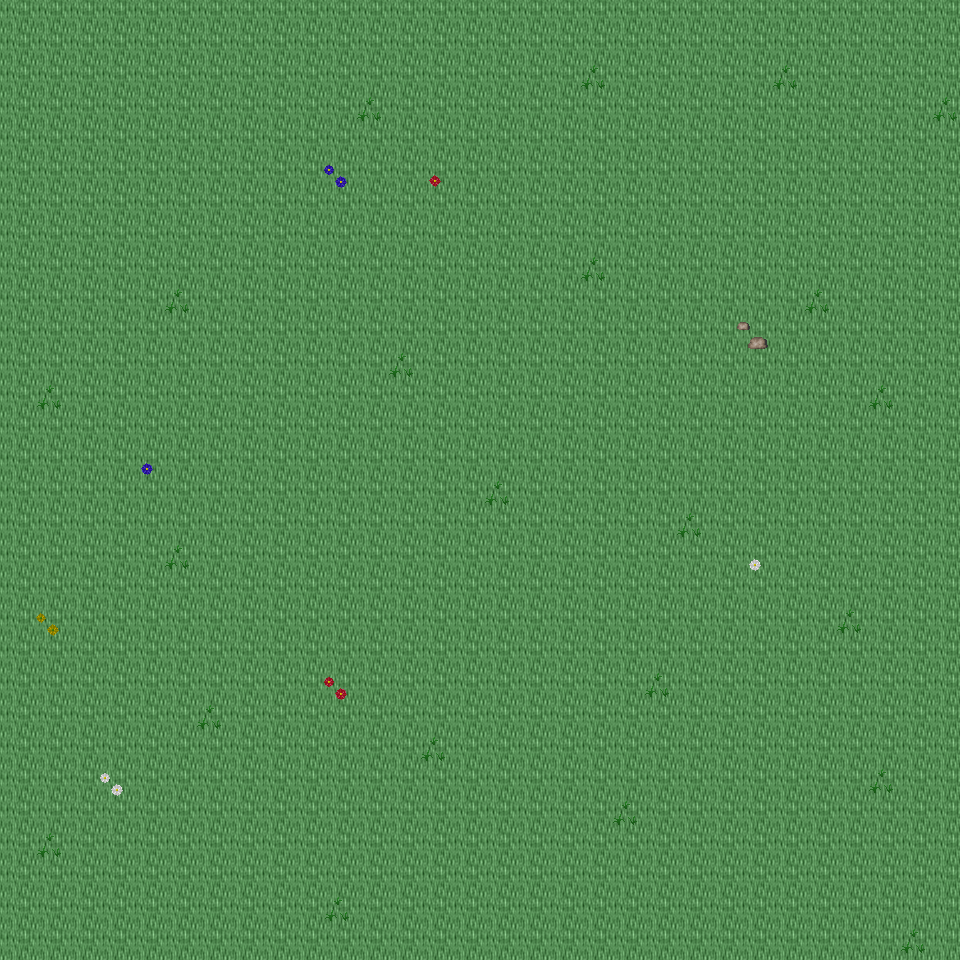

This game map was drawn from its Tiled (.tmx) file and the tilesets committed beside it. A one-line description and the trimmed map source follow:
An orthogonal 30x30 tile map with 32x32 px tiles, 6 tile layers (Ground, Object, Object2, Above, ...), 48 tilesets and 4 objects (4x mapExit).

<map version="1.0" orientation="orthogonal" renderorder="right-down" width="30" height="30" tilewidth="32" tileheight="32" nextobjectid="5">
  <tileset firstgid="1" name="tileset_ground_ground" tilewidth="32" tileheight="32" tilecount="33" columns="3">
    <image source="../drawable/tileset_ground_ground.png" width="96" height="352" />
  </tileset>
  <tileset firstgid="34" name="tileset_building_castle" tilewidth="32" tileheight="32" tilecount="320" columns="20">
    <image source="../drawable/tileset_building_castle.png" width="640" height="512" />
  </tileset>
  <tileset firstgid="354" name="tileset_furniture_carpet_carpets_2" tilewidth="32" tileheight="32" tilecount="12" columns="4">
    <image source="../drawable/tileset_furniture_carpet_carpets_2.png" width="128" height="160" />
  </tileset>
  <tileset firstgid="366" name="tileset_ground_indoor_tiles" tilewidth="32" tileheight="32" tilecount="8" columns="2">
    <image source="../drawable/tileset_ground_indoor_tiles.png" width="64" height="128" />
  </tileset>
  <tileset firstgid="374" name="tileset_ground_water_pool" tilewidth="32" tileheight="32" tilecount="72" columns="3">
    <image source="../drawable/tileset_ground_water_pool.png" width="96" height="768" />
  </tileset>
  <tileset firstgid="446" name="tileset_ground_brown_paving" tilewidth="32" tileheight="32" tilecount="2" columns="2">
    <image source="../drawable/tileset_ground_brown_paving.png" width="64" height="32" />
  </tileset>
  <tileset firstgid="448" name="tileset_ground_spikes" tilewidth="32" tileheight="32" tilecount="1" columns="1">
    <image source="../drawable/tileset_ground_spikes.png" width="32" height="32" />
  </tileset>
  <tileset firstgid="449" name="tileset_ground_ridge_earth_dark" tilewidth="32" tileheight="32" tilecount="96" columns="12">
    <image source="../drawable/tileset_ground_ridge_earth_dark.png" width="384" height="256" />
  </tileset>
  <tileset firstgid="545" name="tileset_plant_grasses" tilewidth="32" tileheight="32" tilecount="6" columns="3">
    <image source="../drawable/tileset_plant_grasses.png" width="96" height="64" />
  </tileset>
  <tileset firstgid="551" name="tileset_ground_water_pool_corners" tilewidth="32" tileheight="32" tilecount="72" columns="3">
    <image source="../drawable/tileset_ground_water_pool_corners.png" width="96" height="768" />
  </tileset>
  <tileset firstgid="623" name="tileset_building_fence_fence_chunky" tilewidth="32" tileheight="32" tilecount="21" columns="3">
    <image source="../drawable/tileset_building_fence_fence_chunky.png" width="96" height="224" />
  </tileset>
  <tileset firstgid="644" name="tileset_ground_earth_edges" tilewidth="32" tileheight="32" tilecount="18" columns="6">
    <image source="../drawable/tileset_ground_earth_edges.png" width="192" height="96" />
  </tileset>
  <tileset firstgid="662" name="tileset_ground_rock_pebbles" tilewidth="32" tileheight="32" tilecount="3" columns="1">
    <image source="../drawable/tileset_ground_rock_pebbles.png" width="32" height="96" />
  </tileset>
  <tileset firstgid="665" name="tileset_ground_square_patch" tilewidth="32" tileheight="32" tilecount="9" columns="3">
    <image source="../drawable/tileset_ground_square_patch.png" width="96" height="96" />
  </tileset>
  <tileset firstgid="674" name="tileset_plant_leaves" tilewidth="32" tileheight="32" tilecount="8" columns="4">
    <image source="../drawable/tileset_plant_leaves.png" width="128" height="64" />
  </tileset>
  <tileset firstgid="682" name="tileset_item_corpse_skull_dark" tilewidth="32" tileheight="32" tilecount="2" columns="2">
    <image source="../drawable/tileset_item_corpse_skull_dark.png" width="64" height="32" />
  </tileset>
  <tileset firstgid="684" name="tileset_item_corpse_skeleton" tilewidth="32" tileheight="32" tilecount="4" columns="2">
    <image source="../drawable/tileset_item_corpse_skeleton.png" width="64" height="64" />
  </tileset>
  <tileset firstgid="688" name="tileset_furniture_table_grey_fancy" tilewidth="32" tileheight="32" tilecount="9" columns="3">
    <image source="../drawable/tileset_furniture_table_grey_fancy.png" width="96" height="96" />
  </tileset>
  <tileset firstgid="697" name="tileset_furniture_table_grey_long" tilewidth="32" tileheight="32" tilecount="4" columns="2">
    <image source="../drawable/tileset_furniture_table_grey_long.png" width="64" height="64" />
  </tileset>
  <tileset firstgid="701" name="tileset_furniture_table_grey_plain" tilewidth="32" tileheight="32" tilecount="9" columns="3">
    <image source="../drawable/tileset_furniture_table_grey_plain.png" width="96" height="96" />
  </tileset>
  <tileset firstgid="710" name="tileset_item_gothic_slab" tilewidth="32" tileheight="32" tilecount="1" columns="1">
    <image source="../drawable/tileset_item_gothic_slab.png" width="32" height="32" />
  </tileset>
  <tileset firstgid="711" name="tileset_logic_creature_gnome" tilewidth="32" tileheight="32" tilecount="6" columns="6">
    <image source="../drawable/tileset_logic_creature_gnome.png" width="192" height="32" />
  </tileset>
  <tileset firstgid="717" name="tileset_logic_creature_animal" tilewidth="32" tileheight="32" tilecount="32" columns="8">
    <image source="../drawable/tileset_logic_creature_animal.png" width="256" height="128" />
  </tileset>
  <tileset firstgid="749" name="tileset_logic_collision" tilewidth="32" tileheight="32" tilecount="1" columns="1">
    <image source="../drawable/tileset_logic_collision.png" width="32" height="32" />
  </tileset>
  <tileset firstgid="750" name="tileset_ground_water_pool_deep" tilewidth="32" tileheight="32" tilecount="72" columns="3">
    <image source="../drawable/tileset_ground_water_pool_deep.png" width="96" height="768" />
  </tileset>
  <tileset firstgid="822" name="tileset_object_suspension_bridge" tilewidth="32" tileheight="32" tilecount="24" columns="3">
    <image source="../drawable/tileset_object_suspension_bridge.png" width="96" height="256" />
  </tileset>
  <tileset firstgid="846" name="tileset_plant_flower_daisy_blue" tilewidth="32" tileheight="32" tilecount="8" columns="2">
    <image source="../drawable/tileset_plant_flower_daisy_blue.png" width="64" height="128" />
  </tileset>
  <tileset firstgid="854" name="tileset_plant_flower_daisy_red" tilewidth="32" tileheight="32" tilecount="8" columns="2">
    <image source="../drawable/tileset_plant_flower_daisy_red.png" width="64" height="128" />
  </tileset>
  <tileset firstgid="862" name="tileset_plant_flower_daisy_white" tilewidth="32" tileheight="32" tilecount="8" columns="2">
    <image source="../drawable/tileset_plant_flower_daisy_white.png" width="64" height="128" />
  </tileset>
  <tileset firstgid="870" name="tileset_plant_flower_daisy_yellow" tilewidth="32" tileheight="32" tilecount="8" columns="2">
    <image source="../drawable/tileset_plant_flower_daisy_yellow.png" width="64" height="128" />
  </tileset>
  <tileset firstgid="878" name="tileset_plant_tree_tree_green" tilewidth="32" tileheight="32" tilecount="80" columns="8">
    <image source="../drawable/tileset_plant_tree_tree_green.png" width="256" height="352" />
  </tileset>
  <tileset firstgid="958" name="tileset_item_banners_flag" tilewidth="32" tileheight="32" tilecount="12" columns="3">
    <image source="../drawable/tileset_item_banners_flag.png" width="96" height="128" />
  </tileset>
  <tileset firstgid="970" name="tileset_item_flagpole" tilewidth="32" tileheight="32" tilecount="3" columns="1">
    <image source="../drawable/tileset_item_flagpole.png" width="32" height="96" />
  </tileset>
  <tileset firstgid="973" name="tileset_furniture_chair_bench_white" tilewidth="32" tileheight="32" tilecount="8" columns="2">
    <image source="../drawable/tileset_furniture_chair_bench_white.png" width="64" height="128" />
  </tileset>
  <tileset firstgid="981" name="tileset_item_statue_flowered_arch" tilewidth="32" tileheight="32" tilecount="24" columns="6">
    <image source="../drawable/tileset_item_statue_flowered_arch.png" width="192" height="128" />
  </tileset>
  <tileset firstgid="1005" name="tileset_building_decoration_block" tilewidth="32" tileheight="32" tilecount="2" columns="2">
    <image source="../drawable/tileset_building_decoration_block.png" width="64" height="32" />
  </tileset>
  <tileset firstgid="1007" name="tileset_building_decoration_orbpedestal" tilewidth="32" tileheight="32" tilecount="2" columns="1">
    <image source="../drawable/tileset_building_decoration_orbpedestal.png" width="32" height="64" />
  </tileset>
  <tileset firstgid="1009" name="tileset_item_statue_urn_with_flowers" tilewidth="32" tileheight="32" tilecount="2" columns="1">
    <image source="../drawable/tileset_item_statue_urn_with_flowers.png" width="32" height="64" />
  </tileset>
  <tileset firstgid="1011" name="tileset_building_decoration_pool" tilewidth="32" tileheight="32" tilecount="9" columns="3">
    <image source="../drawable/tileset_building_decoration_pool.png" width="96" height="96" />
  </tileset>
  <tileset firstgid="1020" name="tileset_item_statue_romanic_art1" tilewidth="32" tileheight="32" tilecount="4" columns="2">
    <image source="../drawable/tileset_item_statue_romanic_art1.png" width="64" height="64" />
  </tileset>
  <tileset firstgid="1024" name="tileset_building_wall_int_clay" tilewidth="32" tileheight="32" tilecount="100" columns="10">
    <image source="../drawable/tileset_building_wall_int_clay.png" width="320" height="320" />
  </tileset>
  <tileset firstgid="1124" name="tileset_ground_green_paving" tilewidth="32" tileheight="32" tilecount="18" columns="3">
    <image source="../drawable/tileset_ground_green_paving.png" width="96" height="192" />
  </tileset>
  <tileset firstgid="1142" name="tileset_logic_protection" tilewidth="32" tileheight="32" tilecount="2" columns="2">
    <image source="../drawable/tileset_logic_protection.png" width="64" height="32" />
  </tileset>
  <tileset firstgid="1144" name="tileset_furniture_other_stick" tilewidth="32" tileheight="32" tilecount="2" columns="1">
    <image source="../drawable/tileset_furniture_other_stick.png" width="32" height="64" />
  </tileset>
  <tileset firstgid="1146" name="tileset_item_scrying_orb" tilewidth="32" tileheight="32" tilecount="8" columns="8">
    <image source="../drawable/tileset_item_scrying_orb.png" width="256" height="32" />
  </tileset>
  <tileset firstgid="1154" name="tileset_light_dim_light_7x5" tilewidth="32" tileheight="32" tilecount="35" columns="7">
    <image source="../drawable/tileset_light_dim_light_7x5.png" width="224" height="160" />
  </tileset>
  <tileset firstgid="1189" name="tileset_light_light_5x5" tilewidth="32" tileheight="32" tilecount="25" columns="5">
    <image source="../drawable/tileset_light_light_5x5.png" width="160" height="160" />
  </tileset>
  <tileset firstgid="1214" name="tileset_furniture_light_lamp_bronze" tilewidth="32" tileheight="32" tilecount="3" columns="1">
    <image source="../drawable/tileset_furniture_light_lamp_bronze.png" width="32" height="96" />
  </tileset>
  <layer name="Ground" width="30" height="30">
    <data>[900 cells, 900 non-empty, 1 distinct tile ids]</data>
  </layer>
  <layer name="Object" width="30" height="30">
    <data>[900 cells, 30 non-empty, 9 distinct tile ids]</data>
  </layer>
  <layer name="Object2" width="30" height="30">
    <data>[900 cells, 0 non-empty, 0 distinct tile ids]</data>
  </layer>
  <layer name="Above" width="30" height="30">
    <data>[900 cells, 0 non-empty, 0 distinct tile ids]</data>
  </layer>
  <layer name="Above2" width="30" height="30">
    <data>[900 cells, 0 non-empty, 0 distinct tile ids]</data>
  </layer>
  <layer name="Walkable" width="30" height="30">
    <data>[900 cells, 0 non-empty, 0 distinct tile ids]</data>
  </layer>
  <objectgroup name="MapEvents">
    <object id="1" name="north" type="mapExit" x="0" y="0" width="960" height="32">
      <properties>
        <property name="map" value="level_0_x222_y25" />
        <property name="x" value="0" />
        <property name="y" value="28" />
      </properties>
    </object>
    <object id="2" name="south" type="mapExit" x="0" y="928" width="960" height="32">
      <properties>
        <property name="map" value="level_0_x222_y27" />
        <property name="x" value="0" />
        <property name="y" value="1" />
      </properties>
    </object>
    <object id="3" name="west" type="mapExit" x="0" y="0" width="32" height="960">
      <properties>
        <property name="map" value="level_0_x221_y26" />
        <property name="x" value="28" />
        <property name="y" value="0" />
      </properties>
    </object>
    <object id="4" name="east" type="mapExit" x="928" y="0" width="32" height="960">
      <properties>
        <property name="map" value="level_0_x223_y26" />
        <property name="x" value="1" />
        <property name="y" value="0" />
      </properties>
    </object>
  </objectgroup>
</map>
